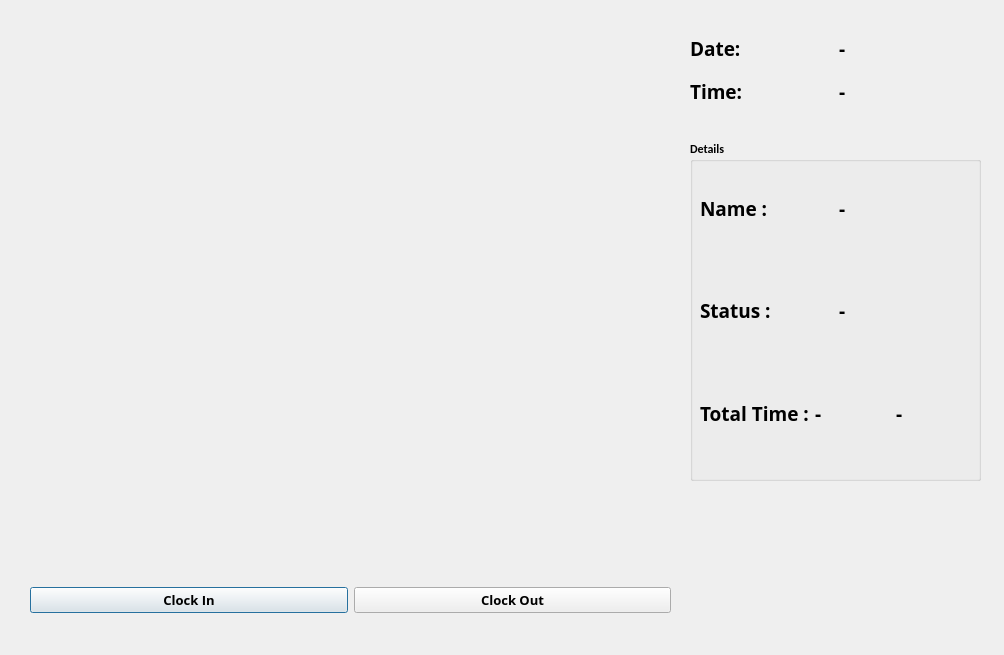
<?xml version="1.0" encoding="UTF-8"?>
<ui version="4.0">
 <class>OutputDialog</class>
 <widget class="QDialog" name="OutputDialog">
  <property name="geometry">
   <rect>
    <x>0</x>
    <y>0</y>
    <width>1004</width>
    <height>655</height>
   </rect>
  </property>
  <property name="minimumSize">
   <size>
    <width>0</width>
    <height>0</height>
   </size>
  </property>
  <property name="maximumSize">
   <size>
    <width>1920</width>
    <height>1080</height>
   </size>
  </property>
  <property name="font">
   <font>
    <family>Calibri</family>
    <weight>75</weight>
    <bold>true</bold>
   </font>
  </property>
  <property name="windowTitle">
   <string>Facial Recoqnition PyQt App</string>
  </property>
  <property name="windowIcon">
   <iconset resource="resource.qrc">
    <normaloff>:/icon/icon.png</normaloff>:/icon/icon.png</iconset>
  </property>
  <widget class="QLabel" name="imgLabel">
   <property name="geometry">
    <rect>
     <x>30</x>
     <y>30</y>
     <width>640</width>
     <height>480</height>
    </rect>
   </property>
   <property name="maximumSize">
    <size>
     <width>1920</width>
     <height>1080</height>
    </size>
   </property>
   <property name="text">
    <string/>
   </property>
  </widget>
  <widget class="QWidget" name="horizontalLayoutWidget">
   <property name="geometry">
    <rect>
     <x>30</x>
     <y>560</y>
     <width>641</width>
     <height>81</height>
    </rect>
   </property>
   <layout class="QHBoxLayout" name="horizontalLayout">
    <item>
     <widget class="QPushButton" name="ClockInButton">
      <property name="font">
       <font>
        <family>Open Sans</family>
        <pointsize>10</pointsize>
        <weight>75</weight>
        <bold>true</bold>
       </font>
      </property>
      <property name="text">
       <string>Clock In</string>
      </property>
      <property name="checkable">
       <bool>true</bool>
      </property>
     </widget>
    </item>
    <item>
     <widget class="QPushButton" name="ClockOutButton">
      <property name="font">
       <font>
        <family>Open Sans</family>
        <pointsize>10</pointsize>
       </font>
      </property>
      <property name="text">
       <string>Clock Out</string>
      </property>
      <property name="checkable">
       <bool>true</bool>
      </property>
     </widget>
    </item>
   </layout>
  </widget>
  <widget class="QWidget" name="gridLayoutWidget">
   <property name="geometry">
    <rect>
     <x>690</x>
     <y>30</y>
     <width>291</width>
     <height>80</height>
    </rect>
   </property>
   <layout class="QGridLayout" name="gridLayout">
    <item row="1" column="0">
     <layout class="QHBoxLayout" name="horizontalLayout_3">
      <item>
       <widget class="QLabel" name="Time">
        <property name="font">
         <font>
          <family>Open Sans</family>
          <pointsize>14</pointsize>
         </font>
        </property>
        <property name="text">
         <string>Time:</string>
        </property>
       </widget>
      </item>
      <item>
       <widget class="QLabel" name="TimeLabel">
        <property name="font">
         <font>
          <family>Open Sans</family>
          <pointsize>14</pointsize>
         </font>
        </property>
        <property name="text">
         <string>-</string>
        </property>
       </widget>
      </item>
     </layout>
    </item>
    <item row="0" column="0">
     <layout class="QHBoxLayout" name="horizontalLayout_2">
      <item>
       <widget class="QLabel" name="Date">
        <property name="font">
         <font>
          <family>Open Sans</family>
          <pointsize>14</pointsize>
         </font>
        </property>
        <property name="text">
         <string>Date:</string>
        </property>
       </widget>
      </item>
      <item>
       <widget class="QLabel" name="DateLabel">
        <property name="font">
         <font>
          <family>Open Sans</family>
          <pointsize>14</pointsize>
         </font>
        </property>
        <property name="text">
         <string>-</string>
        </property>
       </widget>
      </item>
     </layout>
    </item>
   </layout>
  </widget>
  <widget class="QGroupBox" name="groupBox">
   <property name="geometry">
    <rect>
     <x>690</x>
     <y>140</y>
     <width>291</width>
     <height>341</height>
    </rect>
   </property>
   <property name="title">
    <string>Details</string>
   </property>
   <widget class="QWidget" name="gridLayoutWidget_2">
    <property name="geometry">
     <rect>
      <x>10</x>
      <y>20</y>
      <width>271</width>
      <height>301</height>
     </rect>
    </property>
    <layout class="QGridLayout" name="gridLayout_2">
     <item row="1" column="0">
      <layout class="QHBoxLayout" name="horizontalLayout_4">
       <item>
        <widget class="QLabel" name="Status">
         <property name="font">
          <font>
           <family>Open Sans</family>
           <pointsize>14</pointsize>
          </font>
         </property>
         <property name="text">
          <string>Status :</string>
         </property>
        </widget>
       </item>
       <item>
        <widget class="QLabel" name="StatusLabel">
         <property name="font">
          <font>
           <family>Open Sans</family>
           <pointsize>14</pointsize>
          </font>
         </property>
         <property name="text">
          <string>-</string>
         </property>
        </widget>
       </item>
      </layout>
     </item>
     <item row="0" column="0">
      <layout class="QHBoxLayout" name="horizontalLayout_5">
       <item>
        <widget class="QLabel" name="Name">
         <property name="font">
          <font>
           <family>Open Sans</family>
           <pointsize>14</pointsize>
          </font>
         </property>
         <property name="text">
          <string>Name :</string>
         </property>
        </widget>
       </item>
       <item>
        <widget class="QLabel" name="NameLabel">
         <property name="font">
          <font>
           <family>Open Sans</family>
           <pointsize>14</pointsize>
          </font>
         </property>
         <property name="text">
          <string>-</string>
         </property>
        </widget>
       </item>
      </layout>
     </item>
     <item row="2" column="0">
      <layout class="QHBoxLayout" name="horizontalLayout_6">
       <item>
        <widget class="QLabel" name="TotalTime">
         <property name="font">
          <font>
           <family>Open Sans</family>
           <pointsize>14</pointsize>
          </font>
         </property>
         <property name="text">
          <string>Total Time :</string>
         </property>
        </widget>
       </item>
       <item>
        <widget class="QLabel" name="HoursLabel">
         <property name="font">
          <font>
           <family>Open Sans</family>
           <pointsize>14</pointsize>
          </font>
         </property>
         <property name="text">
          <string>-</string>
         </property>
        </widget>
       </item>
       <item>
        <widget class="QLabel" name="MinLabel">
         <property name="font">
          <font>
           <family>Open Sans</family>
           <pointsize>14</pointsize>
          </font>
         </property>
         <property name="text">
          <string>-</string>
         </property>
        </widget>
       </item>
      </layout>
     </item>
    </layout>
   </widget>
  </widget>
 </widget>
 <resources>
  <include location="resource.qrc"/>
 </resources>
 <connections/>
</ui>
